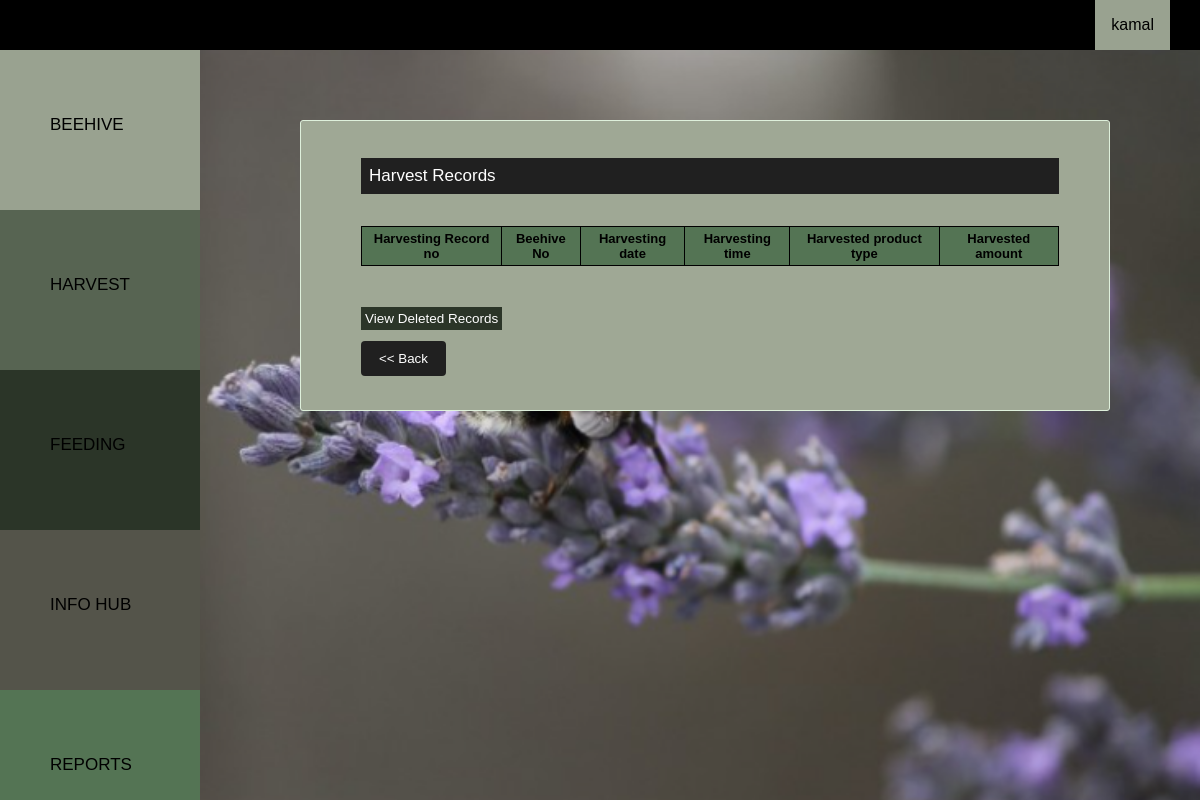
The page /src/php/bk_viewharvest.php (signed in) on the database as committed earlier.
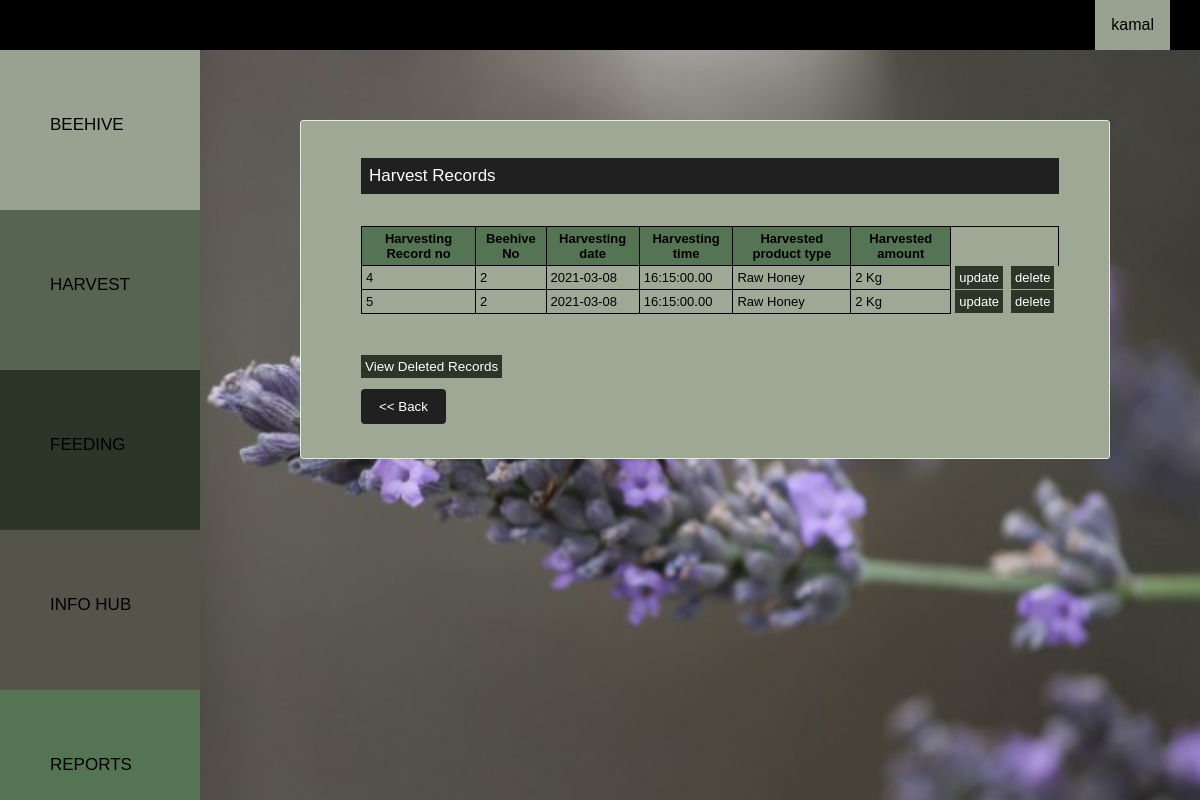
The same page on the database as committed later.
### tables this page shows
CREATE TABLE `harvest` (
  `HarvestRecNo` int(10) NOT NULL,
  `userID` int(10) NOT NULL,
  `beehiveno` int(10) NOT NULL,
  `date` date NOT NULL,
  `hdate` date NOT NULL,
  `htime` time(2) NOT NULL,
  `producttype` varchar(50) NOT NULL,
  `amount` double NOT NULL,
  `unit` varchar(5) NOT NULL,
  `is_deleted` tinyint(1) NOT NULL DEFAULT 0
);

### src/php/bk_viewharvest.php (the view, shortened to what this page needs)
<html>
	<head>
      <link rel="stylesheet" type="text/CSS" href="../../public/css/bk_style.css">
      <link rel="stylesheet" type="text/CSS" href="../../public/css/bk_catstyle.css">
	</head>
	<body>
<?php include('bk_navbar.php');
        include('bk_sidenavbar.php');?>
<div class="main">
<div class="bhivecontainer">
<p>Harvest Records</p>
<br/>
	<center>
     <table >
                <tr style="background-color:#547454">
                <th>Harvesting Record no</th>
                <th>Beehive No</th>
                <th>Harvesting date</th>
                <th>Harvesting time</th>
                <th>Harvested product type</th>
                <th>Harvested amount</th>
                </tr>
            <?php
$sql = "SELECT HarvestRecNo,beehiveno,hdate,htime,producttype,amount,unit FROM harvest where userID='".$_SESSION['userid']."' and is_deleted=0";
mysqli_query($connection, $sql);
$result = mysqli_query($connection,$sql);
		while($row=mysqli_fetch_assoc($result)){
            echo '<tr >';
            echo '<td>';
            echo $row['HarvestRecNo'];
            echo '</td>';
            echo '<td>';
        echo $row['beehiveno'];
        echo '</td>';
                echo '<td>';
        echo $row['hdate'];
        echo '</td>';
        echo '<td>';
        echo $row['htime'];
        echo '</td>';
        echo '<td>';
        echo $row['producttype'];
        echo '</td>';
        echo '<td>';
        echo $row['amount']." ".$row['unit'];
        echo '</td>';
        echo "<td style='border-style:hidden; border-left:1px solid black'><a href ='bk_updateharvest.php?HarvestRecNo=".$row['HarvestRecNo']."' style='background-color: #2b3528; color: white; text-decoration: none; padding:4px'> update </a> </td>" ;
		echo "<td style='border-style:hidden'><a href ='bk_deleteharvest.php?HarvestRecNo=".$row['HarvestRecNo']." ' style='background-color: #2b3528; color: white; text-decoration: none; padding:4px'> delete </a> </td>" ;
        echo '</tr>';
		}?>
     </table></center>
     <br/>
        <br/>
        <br/>
        <td style='border-style:hidden; border-left:1px solid black'><a href ='bk_viewdelharvest.php' style='background-color: #2b3528; color: white; text-decoration: none; padding:4px'> View Deleted Records </a> </td>
    <br/>
            <form  action="bk_harvest.php" method="post" >
        <div class="row">
        <input type="submit" value="<< Back" name="back" >
        </div>
        </form>
</div>
<br />
<br />
</div>
	</body>
</html>

### src/php/bk_navbar.php (shortened to what this page needs)
<html>
<head>
<link rel="stylesheet" type="text/CSS" href="../../public/css/bk_style.css">
</head>
<body>
<div class="topnav">
  <div class="dropdown">
  <button onclick="myFunction()" class="dropbtn"><?php echo $_SESSION['username']; ?></button>
</div>
</div>
</body>
</html>

### src/php/bk_sidenavbar.php
<html>
<head>
<link rel="stylesheet" type="text/CSS" href="../../public/css/bk_catstyle.css">
</head>
<body>
<div class="sidenav">
  <a href="beekeeperindex.php" style="background-color:#99a290"><font type="arial" >BEEHIVE</font></a>
  <a href="bk_harvest.php" style="background-color:#576452"><font type="arial">HARVEST</arial></a>
  <a href="bk_feeding.php" style="background-color:#2b3528"><font type="arial">FEEDING</arial></a>
  <a href="bk_infohub.php" style="background-color:#54544a"><font type="arial">INFO HUB</arial></a>
  <a href="bk_reports.php" style="background-color:#547454">REPORTS</a></li>
</div>
</body>
</html>

### public/css/bk_style.css (style rules this page uses)
body { margin: 0; font-family: Arial, Helvetica, sans-serif; }
a { text-decoration:none; }
.topnav { top: 0; height: 50px; position: fixed; background-color: black; width: 100%; }
.dropdown { float: right; overflow: hidden; padding-right: 30px; }
.dropdown .dropbtn { font-size: 16px; border: none; outline: none; color: black; padding: 14px 16px; height: 50px; font-family: inherit; margin: 0; background-color:#99a290; }
.bhivecontainer { background-color: #9fa895; padding: 20px 50px 20px 60px; border: 1px solid rgb(222, 240, 219); border-radius: 3px; font-size: 13.5px; }
.bhivecontainer p { font-size: 17px; color: white; text-align: left; padding: 8px; background-color:#202020; }
.row:after { content: ""; display: table; clear: both; }
input[type=submit] { background-color: #202020; color: white; padding: 10px 18px; border: none; border-radius: 4px; cursor: pointer; float: left; }
table, td , tr, th { border: 1px solid black; border-collapse: collapse; font-size: 13px; table-layout: fixed; padding:4px; }

### public/css/bk_catstyle.css (style rules this page uses)
body { margin: 0; font-family: Arial; background-position: center; background-repeat: no-repeat; background-size: cover; background-attachment: fixed; background-image: url(../img/12.png); }
.sidenav { margin-top: 50px; height: 100%; width: 200px; position: fixed; top: 0; left: 0; overflow-x: hidden; }
.sidenav a { text-decoration: none; font-size: 17px; color: black; display: block; width:100%; padding-left: 50px; padding-top: 40px; line-height: 70px; height: 20%; box-sizing: border-box; border-bottom: 0px solid #333; transition: .5s; }
.main { margin-left: 300px; margin-right: 90px; margin-bottom: 50px; margin-top: 120px; }
* { box-sizing: border-box; }

Rows that differ between the two databases and show on the page:
added harvest: HarvestRecNo "4", beehiveno "2", hdate "2021-03-08", htime "16:15:00.00", producttype "Raw Honey", amount "2", unit "Kg"
added harvest: HarvestRecNo "5", beehiveno "2", hdate "2021-03-08", htime "16:15:00.00", producttype "Raw Honey", amount "2", unit "Kg"
